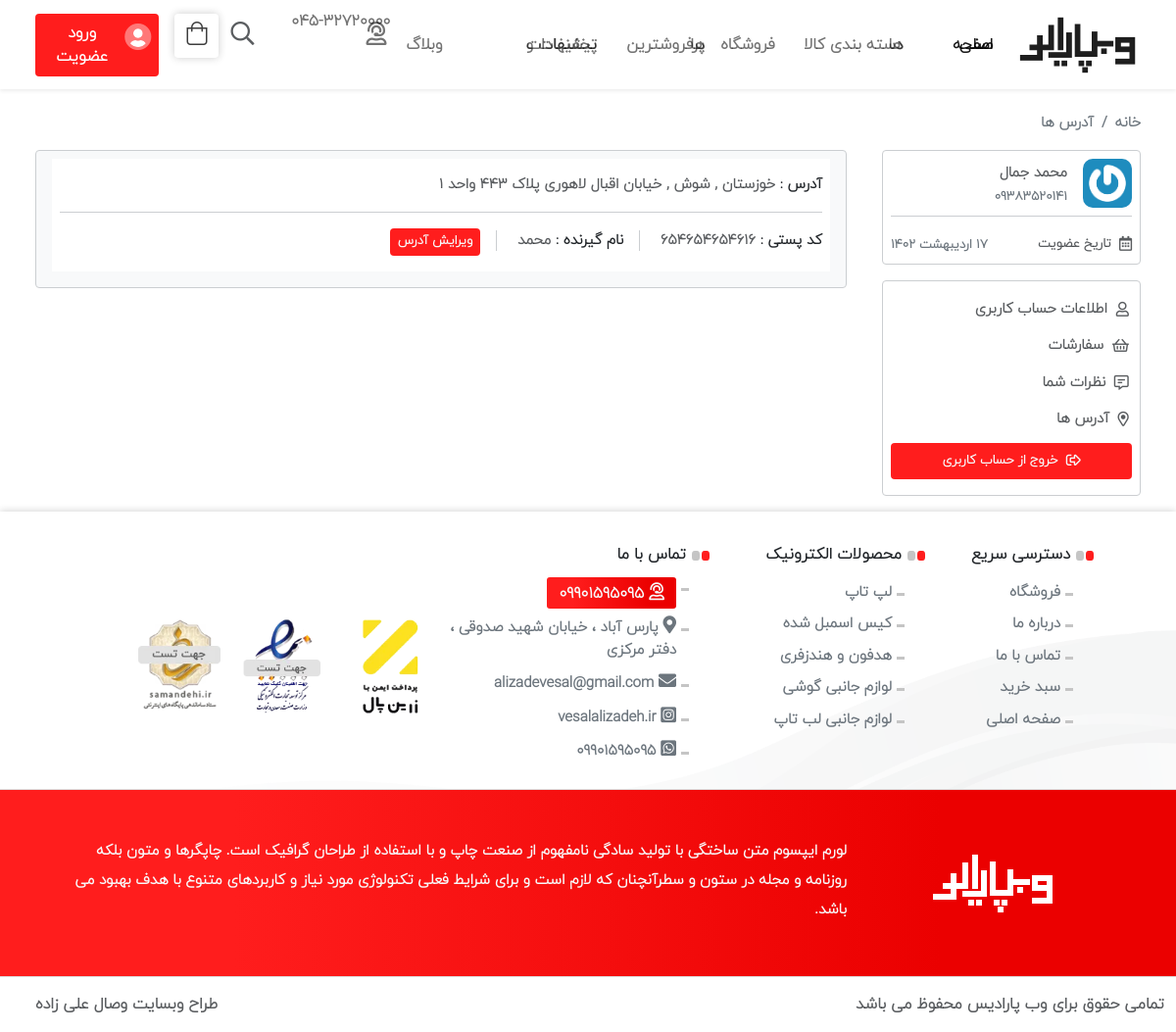
Page /dashboard/address/ (signed in) on the committed database.
### account/models.py (models this page shows, shortened)
class User(AbstractUser):
    username = None
    bank_card = models.CharField(max_length=16, verbose_name='کارت بانکی', null=True)
    phone = models.CharField(_('phone'), max_length=11, unique=True,
    help_text =_('شماره موبال را با فرمت 09000000000 در 11 رقم وارد کنید .'),
    error_messages = {
        'unique': _("این شماره موبایل قبلا استفاده شده است ."),
        },
    )
    is_verified = models.BooleanField(
        _('verified'),
        default=False,
        help_text=_(
            'مشخص می کند که آیا این کاربر تلفن را تأیید کرده است یا خیر'
        ),
    )
    otp_secret = models.CharField(max_length=64, blank=True, null=True)
    otp_counter = models.SmallIntegerField(default=0)
    objects = CustomeUserManager()
    USERNAME_FIELD = 'phone'
    REQUIRED_FIELDS = []
    def jpublish(self):
        return jalali_converter(self.date_joined)

class Address(models.Model):
    PROVINCES_CHOICES = (
        ('البرز', 'البرز'),
        ('اردبیل', 'اردبیل'),
        ('اصفهان', 'اصفهان'),
        ('آذربایجان شرقی', 'آذربایجان شرقی'),
        ('آذربایجان غربی', 'آذربایجان غربی'),
        ('بوشهر', 'بوشهر'),
        ('تهران', 'تهران'),
        ('چهارمحال و بختیاری', 'چهارمحال و بختیاری'),
        ('خراسان جنوبی', 'خراسان جنوبی'),
        ('خراسان رضوی', 'خراسان رضوی'),
        ('خراسان شمالی', 'خراسان شمالی'),
        ('خوزستان', 'خوزستان'),
        ('زنجان', 'زنجان'),
        ('سمنان', 'سمنان'),
        ('سیستان و بلوچستان', 'سیستان و بلوچستان'),
        ('فارس', 'فارس'),
        ('قزوین', 'قزوین'),
        ('قم', 'قم'),
        ('کردستان', 'کردستان'),
        ('کرمان', 'کرمان'),
        ('کرمانشاه', 'کرمانشاه'),
        ('کهگیلویه و بویراحمد', 'کهگیلویه و بویراحمد'),
        ('گلستان', 'گلستان'),
        ('گیلان', 'گیلان'),
        ('لرستان', 'لرستان'),
        ('مازندران', 'مازندران'),
        ('مرکزی', 'مرکزی'),
        ('هرمزگان', 'هرمزگان'),
        ('همدان', 'همدان'),
        ('یزد', 'یزد')
    )
    user = models.OneToOneField(User, on_delete=models.CASCADE, verbose_name='کاربر', related_name='address')
    transferee_name = models.CharField(max_length=100, verbose_name='تحویل گیرنده')
    province = models.CharField(max_length=100, choices = PROVINCES_CHOICES, verbose_name='استان')
    city = models.CharField(max_length=100, verbose_name='شهر')
    postal_code = models.IntegerField( verbose_name='کد پستی')
    address = models.TextField(max_length=500, verbose_name='آدرس')
    class Meta:
        verbose_name = "آدرس"
        verbose_name_plural = "آدرس ها"
    def get_full_address(self):
        return f'{self.province} , {self.city} , {self.address}'

### dashboard/views.py (the view, shortened to what this page needs)
# urls.py: path('address/', AddressUpdateView.as_view(), name='dashboard-address'),
class AddressUpdateView(LoginRequiredMixin, SuccessMessageMixin, UpdateView):
    model = Address
    template_name = 'dashboard/dashboard-address.html'
    form_class = AddressUpdateForm
    success_url = reverse_lazy('dashboard:dashboard-address')
    success_message = "آدرس با موفقیت ویرایش شد ."
    def get_object(self):
        return self.model.objects.filter(user=self.request.user).first()

### extensions/jalali.py (called while the page is built)
    def persian_tuple(self):
        return self.persian_year, self.persian_month, self.persian_day

### extensions/utils.py (called while the page is built)
def persian_numbers_converter(mystr):
    numbers = {
        "0": "۰",
        "1": "۱",
        "2": "۲",
        "3": "۳",
        "4": "۴",
        "5": "۵",
        "6": "۶",
        "7": "۷",
        "8": "۸",
        "9": "۹",
    }
    for e, p in numbers.items():
        mystr = mystr.replace(e, p)
    return mystr

def jalali_converter(time):
    jmonth = ["فروردین", "اردیبهشت", "خرداد", "تیر", "مرداد", "شهریور", "مهر", "آبان", "آذر", "دی", "بهمن", "اسفند",]
    time = timezone.localtime(time)
    time_to_str = "{},{},{}".format(time.year, time.month, time.day)
    time_to_tuple = jalali.Gregorian(time_to_str).persian_tuple()
    time_to_list = list(time_to_tuple)
    for index , month in enumerate(jmonth):
        if time_to_list[1] == index + 1:
            time_to_list[1] = month
            break
    output = "{} {} {}".format(
        time_to_list[2],
        time_to_list[1],
        time_to_list[0],
    )
    return persian_numbers_converter(output)

### templates/dashboard/dashboard-address.html (shortened to what this page needs)
{% extends 'base.html' %}
{% load static %}
{% load widget_tweaks %}
{% block main %}
<section>
    <div class="container-fluid blog mb-3">
        <div class="row mx-lg-4 mx-0">
            <div class="blog-head px-0">
                <div class="row">
                    <nav aria-label="breadcrumb">
                        <ol class="breadcrumb pb-3 pt-4 mb-0 fs-small">
                            <li class="breadcrumb-item text-muted"><a href="#">خانه</a></li>
                            <li class="breadcrumb-item active" aria-current="page"> آدرس ها </li>
                        </ol>
                    </nav>
                </div>
            </div>
            <div class="col-12 px-0">
                <div class="row d-flex align-items-start flex-wrap">
                    {% include 'dashboard/sidebar.html' %}
                    <div class="col-lg-9 ps-lg-4 mt-3 mt-lg-0">
                        <div class="w-col-12 border bg-light rounded px-3 pt-2">
                            {% if not request.user.address %}
                                <div class="d-flex-c-b py-2 mb-2">
                                    <span class="fs-small text-dark"> آدرس ها </span> <button class="fw-bold bg-wihte px-2 py-1 fs-m text-muted" data-bs-toggle="modal" data-bs-target="#addaddrressesprofile"> ثبت آدرس جدید </button>
                                </div>
                            {% else %}
                                <div class="col-12 d-flex flex-column px-0 bg-wihte py-3 mb-3 px-2 fs-small">
                                    <div class="mb-3 border-bottom pb-3">
                                        آدرس : <span class="text-muted">{{ request.user.address.get_full_address }}</span>
                                    </div>
                                    <div>
                                        کد پستی : <span class="text-muted border-end pe-3 me-3"> {{ request.user.address.postal_code }} </span>
                                        نام گیرنده : <span class="text-muted border-end pe-3 me-3">{{ request.user.address.transferee_name }} </span>
                                        <button class="btn btn-sm bg-red fs-m py-1 px-2 rounded text-light" data-bs-toggle="modal" data-bs-target="#editeaddrressesprofile"> ویرایش آدرس </button>
                                    </div>
                                </div>
                            {% endif %}
                        </div>
                    </div>
                </div>
            </div>
        </div>
    </div>
</section>
{% endblock %}

### templates/dashboard/sidebar.html
{% load static %}
<div class="col-lg-3 d-flex align-items-center justify-content-start flex-wrap">
    <div class="border rounded w-100 px-2 pt-2">
        <div class="w-100 d-flex border-bottom pb-2 mb-2">
            <img src="{% static 'img/profile-456.png' %}" class="profile-user-img" alt="">
            <div class="d-flex flex-column ps-3 pt-1">
                <span class="fs-small text-muted">{{ request.user.get_full_name }} </span>
                <span class="profile-user-number pt-1"> {{ request.user.phone }} </span>
            </div>
        </div>
        <div class="w-100 d-flex align-items-center justify-content-between py-2">
            <span class="fs-m text-muted"><i class="far fa-calendar-alt top-2 pe-1"></i> تاریخ عضویت </span>
            <span class="profile-user-number pt-1"> {{ request.user.jpublish }} </span>
        </div>
    </div>
    <div class="border rounded w-100 px-2 mt-3 pt-2">
        <ul class="nav flex-column mx-0 fs-small text-muted">
            <li class="nav-item">
                <a class="nav-link" href="{% url 'dashboard:dashboard-info' %}"><i class="far fa-user top-2 pe-1"></i> اطلاعات حساب کاربری </a>
            </li>
            <li class="nav-item">
                <a class="nav-link" href="#"><i class="far fa-shopping-basket top-2 pe-1"></i> سفارشات  </a>
            </li>
            <li class="nav-item">
                <a class="nav-link" href=""><i class="far fa-comment-alt-lines top-2 pe-1"></i> نظرات شما </a>
            </li>
            <li class="nav-item">
                <a class="nav-link" href="{% url 'dashboard:dashboard-address' %}"><i class="far fa-map-marker-alt top-2 pe-1"></i> آدرس ها </a>
            </li>
            <button class="btn bg-red text-light fw-bold rounded fs-m py-2 mt-2 mb-3"><i class="far fa-sign-out-alt top-2 pe-1"></i> خروج از حساب کاربری </button>
        </ul>
    </div>
</div>

### static/css/min.css (style rules this page uses)
.nav-call-box,a { color:#6c757d }
.bb-foot a i,.email-newsletter-blog i,.sel-color .form-check,.top-1,.top-2,.top-3 { position:relative!important }
.btn-red,.form-select option,body { font-weight:900!important }
.link,.link:hover,.submenu a,a,a:hover,ul li { text-decoration:none }
.menu a,a { line-height:0 }
:root { --Red:#FF1D1D;--bg-red:#FF1D1D;--bg-red-hover:#f10707;--Red-20:#ff1d1d42;--green:#6bb927;--Purple:#1d1a75;--pane-padding:5px 42px;--bs-btn-border-width:0px!important;--bg-green:#9de000!important;--bg-down:#13a300!important;--bg-red-disabled:#cf0000!important }
* { border:0;padding:0 }
body { font-size:16px!important;font-family:yekan!important }
ul li { list-style:none }
ul li a { color:#3e3e3e }
.container-fluid { max-width:1380px!important }
.rounded { border-radius:.25rem!important }
.bb-foot a i,.top-2 { top:2px;font-size:15px }
.fs-small { font-size:.92rem!important }
.fs-m { font-size:13px!important }
.bg-red { background-color:var(--bg-red) }
.bg-wihte { background-color:#fff!important }
.profile-user-img { width:50px;border-radius:10px }
.profile-user-number { font-size:13px;color:#6c757d }

### rows in the picture
User: user.get_full_name "محمد جمال", user.phone "09383520141", user.jpublish "۱۷ اردیبهشت ۱۴۰۲", user.address.get_full_address "خوزستان , شوش , خیابان اقبال لاهوری پلاک 443 واحد 1", user.address.transferee_name "محمد"
